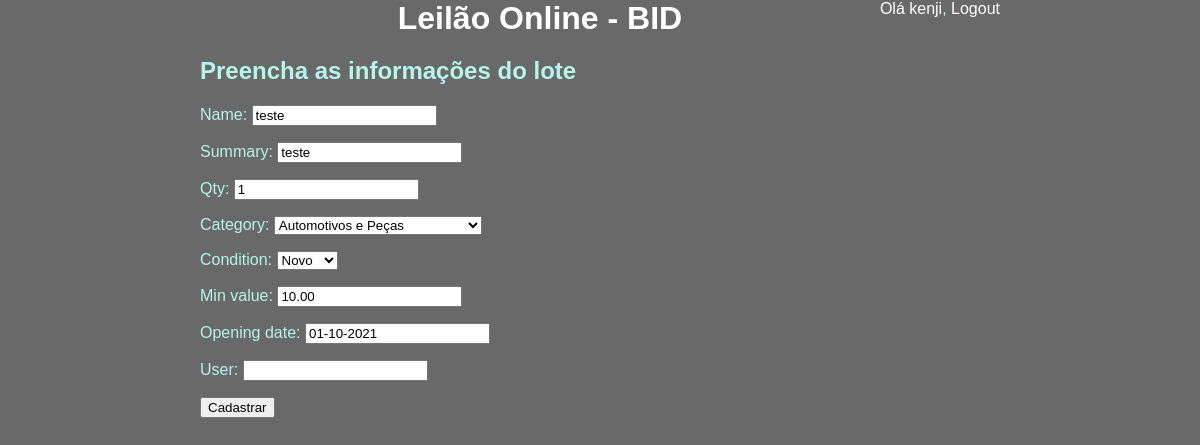
Page /leilao_fbv_user/edit/3/ (signed in) on the committed database.
### leilao_fbv_user/models.py (models this page shows, shortened)
class Lote(models.Model):
    name = models.CharField(max_length=200, default='')
    summary = models.CharField(max_length=512, default='')
    qty = models.IntegerField(default=1)
    category = models.CharField(max_length=64, choices=CATEGORY_CHOICES, default='')
    condition = models.CharField(max_length=64, choices=CONDITION_CHOICES, default='')
    min_value = models.DecimalField(default=10.00, decimal_places=2, max_digits=16)
    opening_date = models.DateField(default=date.today)
    user = models.CharField(max_length=256, editable=True, default='')

### leilao_fbv_user/views.py (the view)
# urls.py: path('edit/<int:pk>/', views.update_lote, name='lote_edit'),
@login_required
def update_lote(request, pk, template_name='leilao_fbv_user/lote_form.html'):
    form = LoteDAO.lote_update(request=request, pk=pk, template_name=template_name)
    if form.is_valid():
        form.save()
        return redirect('leilao_fbv_user:lote_list')
    return render(request, template_name, {'form':form})

### leilao_fbv_user/models.py
class LoteForm(ModelForm):
    class Meta:
        model = Lote
        fields = ['name', 'summary', 'qty',
                  'category', 'condition', 'min_value',
                  'opening_date', 'user']

### leilao_fbv_user/models.py (called while the page is built)
    def lote_update(request, pk, template_name):
        if request.user.is_superuser:
            lote= get_object_or_404(Lote, pk=pk)
        else:
            lote= get_object_or_404(Lote, pk=pk, user=request.user)
        form = LoteForm(request.POST or None, instance=lote)
        return form

### leilao_fbv_user/templates/leilao_fbv_user/lote_form.html
{% extends "base.html" %}
{% block content %}
<h2 id="tcolor">Preencha as informações do lote</h2>
<form method="post">{% csrf_token %}
    {{ form.as_p }}
    <input type="submit" value="Cadastrar" />
</form>
{% endblock %}

### theme/templates/base.html (shortened to what this page needs)
{% load static %}
<html>
<head>
    <link rel="stylesheet" type="text/css" href="{% static 'css/style.css' %}">
</head>
<body>
    <div id="header">
        {% if user.is_authenticated %}
        <div id="user">
            <a href="{% url 'leilao_fbv_user:lote_list' %}">Olá {{ user }}</a>, <a href="{% url 'logout' %}">Logout</a>
        </div>
        <h1 id="home_link"><a href="{% url 'leilao_fbv_user:redirect_user' %}">Leilão Online - BID</a></h1>
        {% else %}
        <div id="cadastro">
            <a href="{% url 'leilao_fbv:vendedor_new' %}">Cadastrar</a><span id=login_slash> /</span>
            <a href="{% url 'login' %}">Login</a>
        </div>
        <h1 id="home_link"><a href="/">Leilão Online - BID</a></h1>
        {% endif %}
    </div>
    <div id="content">
        {% block content %}
        {% endblock %}
    </div>
</body>
</html>

### theme/static/css/style.css (style rules this page uses)
body { font-family: Arial, Helvetica, sans-serif; width:800px; margin:auto; }
p,li,label, #tcolor { color: rgb(181, 245, 236); }
a { color:#FFF; text-decoration:none; }
#user { float:right; color: rgb(181, 245, 236); }
body { background-color: dimgray; margin: auto; }
#home_link { margin: auto; text-align: center; }
#cadastro, #user { text-align: right; }

### rows in the picture
Lote: name "teste", summary "teste", qty "1", category "Automotivos e Peças", condition "Novo", min_value "10.00", opening_date "01-10-2021"

### other values in the picture
{{ user }} "kenji"
